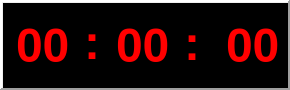
         <widget class="QFrame" name="frmTimerMain">
          <property name="minimumSize">
           <size>
            <width>290</width>
            <height>90</height>
           </size>
          </property>
          <property name="maximumSize">
           <size>
            <width>290</width>
            <height>90</height>
           </size>
          </property>
          <property name="frameShape">
           <enum>QFrame::Panel</enum>
          </property>
          <property name="frameShadow">
           <enum>QFrame::Raised</enum>
          </property>
          <property name="lineWidth">
           <number>2</number>
          </property>
          <widget class="QFrame" name="frmTimerMainBackground">
           <property name="geometry">
            <rect>
             <x>3</x>
             <y>3</y>
             <width>285</width>
             <height>85</height>
            </rect>
           </property>
           <property name="minimumSize">
            <size>
             <width>0</width>
             <height>85</height>
            </size>
           </property>
           <property name="maximumSize">
            <size>
             <width>16777215</width>
             <height>85</height>
            </size>
           </property>
           <property name="styleSheet">
            <string notr="true">background-color: rgb(0, 0, 0);</string>
           </property>
           <property name="frameShape">
            <enum>QFrame::Panel</enum>
           </property>
           <property name="frameShadow">
            <enum>QFrame::Plain</enum>
           </property>
           <property name="lineWidth">
            <number>0</number>
           </property>
           <widget class="QLineEdit" name="ledTimeMainMinute">
            <property name="enabled">
             <bool>false</bool>
            </property>
            <property name="geometry">
             <rect>
              <x>0</x>
              <y>0</y>
              <width>81</width>
              <height>84</height>
             </rect>
            </property>
            <property name="sizePolicy">
             <sizepolicy hsizetype="Expanding" vsizetype="Fixed">
              <horstretch>0</horstretch>
              <verstretch>0</verstretch>
             </sizepolicy>
            </property>
            <property name="font">
             <font>
              <pointsize>36</pointsize>
              <weight>75</weight>
              <bold>true</bold>
             </font>
            </property>
            <property name="styleSheet">
             <string notr="true">color: rgb(255, 0, 0);</string>
            </property>
            <property name="text">
             <string notr="true">00</string>
            </property>
            <property name="frame">
             <bool>false</bool>
            </property>
            <property name="alignment">
             <set>Qt::AlignCenter</set>
            </property>
           </widget>
           <widget class="QLineEdit" name="ledTimeMainSecond">
            <property name="enabled">
             <bool>false</bool>
            </property>
            <property name="geometry">
             <rect>
              <x>100</x>
              <y>0</y>
              <width>80</width>
              <height>84</height>
             </rect>
            </property>
            <property name="sizePolicy">
             <sizepolicy hsizetype="Expanding" vsizetype="Fixed">
              <horstretch>0</horstretch>
              <verstretch>0</verstretch>
             </sizepolicy>
            </property>
            <property name="font">
             <font>
              <pointsize>36</pointsize>
              <weight>75</weight>
              <bold>true</bold>
             </font>
            </property>
            <property name="styleSheet">
             <string notr="true">color: rgb(255, 0, 0);</string>
            </property>
            <property name="text">
             <string notr="true">00</string>
            </property>
            <property name="frame">
             <bool>false</bool>
            </property>
            <property name="alignment">
             <set>Qt::AlignCenter</set>
            </property>
           </widget>
           <widget class="QLineEdit" name="ledTimeMainMiliSecond">
            <property name="enabled">
             <bool>false</bool>
            </property>
            <property name="geometry">
             <rect>
              <x>200</x>
              <y>0</y>
              <width>80</width>
              <height>84</height>
             </rect>
            </property>
            <property name="sizePolicy">
             <sizepolicy hsizetype="Expanding" vsizetype="Fixed">
              <horstretch>0</horstretch>
              <verstretch>0</verstretch>
             </sizepolicy>
            </property>
            <property name="font">
             <font>
              <pointsize>36</pointsize>
              <weight>75</weight>
              <bold>true</bold>
             </font>
            </property>
            <property name="styleSheet">
             <string notr="true">color: rgb(255, 0, 0);</string>
            </property>
            <property name="text">
             <string notr="true">00</string>
            </property>
            <property name="frame">
             <bool>false</bool>
            </property>
            <property name="alignment">
             <set>Qt::AlignRight|Qt::AlignTrailing|Qt::AlignVCenter</set>
            </property>
           </widget>
           <widget class="QLineEdit" name="ledTimeMainSeparator1">
            <property name="enabled">
             <bool>false</bool>
            </property>
            <property name="geometry">
             <rect>
              <x>80</x>
              <y>16</y>
              <width>20</width>
              <height>45</height>
             </rect>
            </property>
            <property name="maximumSize">
             <size>
              <width>20</width>
              <height>16777215</height>
             </size>
            </property>
            <property name="font">
             <font>
              <pointsize>36</pointsize>
              <weight>75</weight>
              <bold>true</bold>
             </font>
            </property>
            <property name="styleSheet">
             <string notr="true">color: rgb(255, 0, 0);</string>
            </property>
            <property name="text">
             <string>:</string>
            </property>
            <property name="frame">
             <bool>false</bool>
            </property>
           </widget>
           <widget class="QLineEdit" name="ledTimeMainSeparator2">
            <property name="enabled">
             <bool>false</bool>
            </property>
            <property name="geometry">
             <rect>
              <x>180</x>
              <y>17</y>
              <width>20</width>
              <height>45</height>
             </rect>
            </property>
            <property name="sizePolicy">
             <sizepolicy hsizetype="Expanding" vsizetype="Fixed">
              <horstretch>0</horstretch>
              <verstretch>0</verstretch>
             </sizepolicy>
            </property>
            <property name="maximumSize">
             <size>
              <width>20</width>
              <height>16777215</height>
             </size>
            </property>
            <property name="font">
             <font>
              <pointsize>36</pointsize>
              <weight>75</weight>
              <bold>true</bold>
             </font>
            </property>
            <property name="styleSheet">
             <string notr="true">color: rgb(255, 0, 0);</string>
            </property>
            <property name="text">
             <string>:</string>
            </property>
            <property name="frame">
             <bool>false</bool>
            </property>
            <property name="cursorPosition">
             <number>1</number>
            </property>
           </widget>
          </widget>
         </widget>
